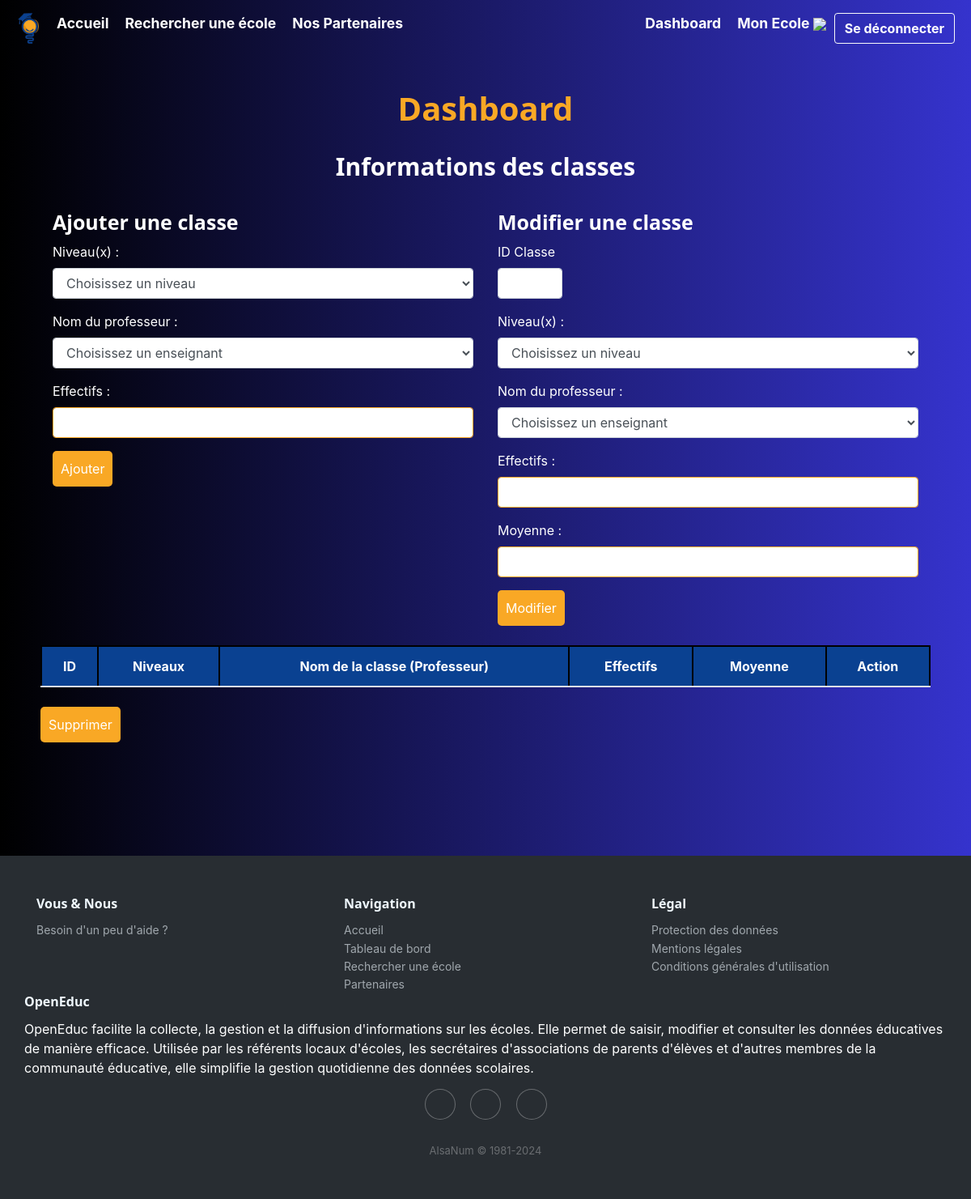
The page /dashboard/classe (signed in) on the database as committed earlier.
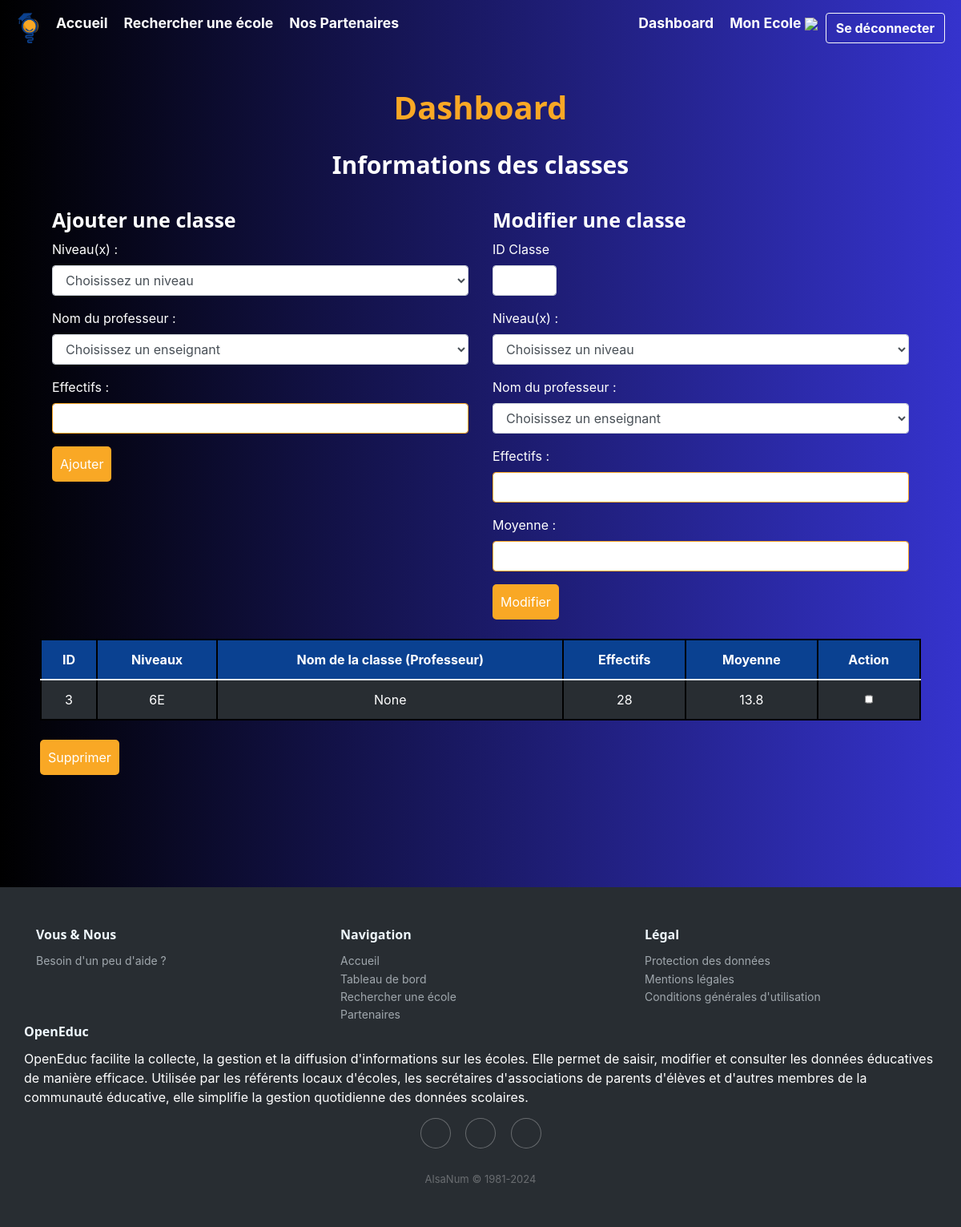
The same page on the database as committed later.
### tables this page shows
CREATE TABLE Classe (
idClasse INTEGER PRIMARY KEY,
Effectif INT,
Moyenne FLOAT,
niveauScolaire TEXT CHECK( niveauScolaire IN ('PS','MS','GS','CP','CE1','CE2','CM1','CM2','6E','5E','4E','3E','2NDE','1RE','TALE') ),
idPersonnel INT,
idEcole INT, -- Clé étrangère faisant référence à l'école à laquelle la classe est rattachée
FOREIGN KEY (idEcole) REFERENCES Ecole(idEcole),
FOREIGN KEY (idPersonnel) REFERENCES Personnel(idPersonnel)
);

### main.py (the view)
@app.route("/dashboard/classe", methods=["POST", "GET"])
def referentClasse() :
    username = session.get("username")
    statut = session.get("statut")
    id = session.get("id")
    monEcole = chercher_monEcole(id)
    print("monecole",monEcole)
    if request.method == "POST":
        submit_type = request.form.get('submit-type')
        if submit_type == 'Ajouter':
            print("\n\n AJOUT CLASSE \n\n")
            data = request.form
            niveauScolaire = data.get('niveau')
            prof = data.get('nom_prof')
            effectif = data.get('effectifs')
            moyenne = data.get('moyenne')
            inserer_classe(effectif, moyenne, niveauScolaire, prof, monEcole)
            return redirect(request.url)
        elif submit_type == 'Modifier' :
            print("\n\n MODIFICATION CLASSE \n\n")
            data = request.form
            idClasse = data.get('idClasse')
            niveauScolaire = data.get('niveau')
            prof = data.get('nom_prof')
            effectif = data.get('effectifs')
            moyenne = data.get('moyenne')
            update_classe(idClasse,niveauScolaire,prof,effectif,moyenne)
            return redirect(request.url)
        elif submit_type == 'Supprimer':
            print("\n\n SUPPRESSION CLASSE \n\n")
            data = request.form
            idClasse = data.getlist('idClasse')
            print("idClasse",idClasse)
            supprimer_classe(idClasse)
            return redirect(request.url)
    else :
        if username is not None and statut == 0 :
            conn = sqlite3.connect(bdd_name).cursor().execute("""
                                                              SELECT cycleScolaire
                                                              FROM Ecole, Utilisateur
                                                              WHERE Ecole.idEcole = Utilisateur.idEcole
                                                                AND idUtilisateur = ?""", (id,)
                                                            )
            cycleScolaire = conn.fetchall()[0][0]
            conn.close()
            classes = chercher_classe(id)
            return render_template("views/dashboard/referentClasse.html",
                                   cycleScolaire = cycleScolaire,
                                   classes = classes,
                                   profs = chercher_profs(monEcole)
                                   )
        return redirect(url_for('dashboard'))

### db_requetes.py (called while the page is built)
def chercher_monEcole(id_utilisteur) :
    conn = sqlite3.connect(bdd_name)
    cur = conn.cursor()
    res = cur.execute("SELECT idEcole FROM Utilisateur WHERE idUtilisateur = ?", (id_utilisteur,))
    monEcole = res.fetchall()
    print("Resultat requete :",monEcole)
    conn.close()
    return monEcole[0][0]

def chercher_profs(monEcole) :
    conn = sqlite3.connect(bdd_name)
    cur = conn.cursor()
    res = cur.execute("SELECT * FROM Personnel WHERE Fonction = 'Enseignant' AND idEcole = ?", (monEcole,))
    profs = res.fetchall()
    print("Resultat requete :",profs)
    conn.close()
    return profs

def chercher_classe(idUtilisateur) :
    conn = sqlite3.connect(bdd_name)
    cur = conn.cursor()
    res = cur.execute("""
                    SELECT c.idClasse, c.niveauScolaire, p.Nom, p.Prenom, c.Effectif, c.Moyenne
                    FROM Classe c
                    LEFT JOIN Personnel p ON c.idClasse = p.idClasse
                    INNER JOIN Utilisateur u ON c.idEcole = u.idEcole
                    WHERE u.idUtilisateur = ?;
                      """, (idUtilisateur,))
    Classe = res.fetchall()
    conn.close()
    return Classe

### templates/views/dashboard/referentClasse.html (shortened to what the changed rows need)
{% extends "base.html" %}
{% block css %}<link rel="stylesheet" href="{{ url_for('static', filename='css/dashboard.css') }}"></link>{% endblock %}
{% block content %}
<h1>Dashboard</h1>
<h2>Informations des classes</h2>
<br>
<form action="{{ url_for('referentClasse') }}" method="POST">
    <table class="table is-fullwidth">
        <thead>
            <tr>
                <th>ID</th>
                <th>Niveaux</th>
                <th>Nom de la classe (Professeur)</th>
                <th>Effectifs</th>
                <th>Moyenne</th>
                <th>Action</th>
            </tr>
        </thead>
        <tbody>
            {% for classe in classes %}
                <tr>
                    <td value="classe[0]">{{ classe[0] }}</td>
                    <td value="classe[0]">{{ classe[1] }}</td>
                    <td value="classe[0]">{{ classe[2].upper() if classe[2] }} {{ classe[3] }}</td>
                    <td value="classe[0]">{{ classe[4] }}</td>
                    <td value="classe[0]">{{ classe[5] if classe[5] }}</td>
                    <td>
                        <input type="checkbox" name="idClasse" value="{{ classe[0] }}">
                    </td>
                </tr>
            {% endfor %}
        </tbody>
    </table>
    <br>
</form>
{% endblock %}

Rows that differ between the two databases and show on the page:
added Classe: idClasse "3", niveauScolaire "6E", classe "None", Effectif "28", Moyenne "13.8"
